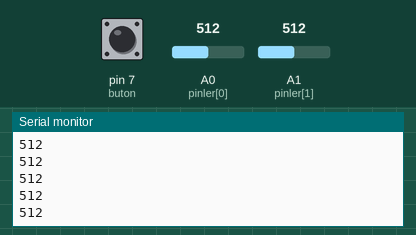
Simulated run of this sketch. Board: Arduino Uno, built with avr-gcc and run on an emulated ATmega328P. On the bench: the last lines printed to the serial monitor. The test bench sets the inputs (shaded band); at power-on: A0 (pinler[0]) = 512, A1 (pinler[1]) = 512, pin 7 (buton) HIGH.

Above: at 1.2 s.
1.3 s: A0 (pinler[0]) set to 716
At 1.32 s:
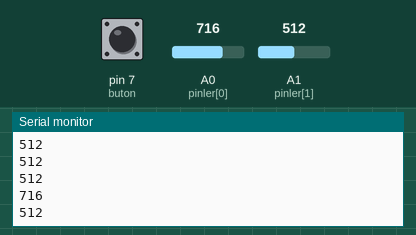
2.8 s: A1 (pinler[1]) set to 306
At 2.84 s:
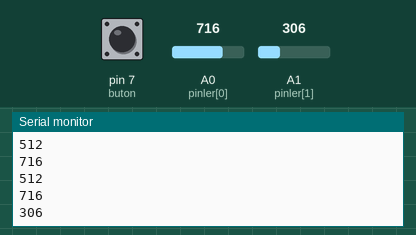
4.3 s: A0 (pinler[0]) set to 900
At 4.35 s:
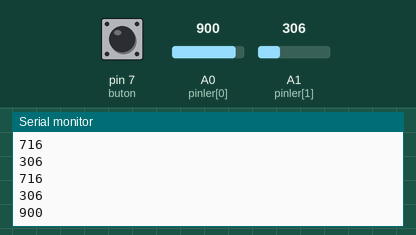
5.8 s: A1 (pinler[1]) set to 122
At 5.87 s:
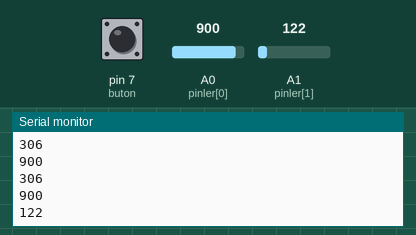
Timing chart, 0 to 8.3 s (numbered marks = the images above; inputs shaded):
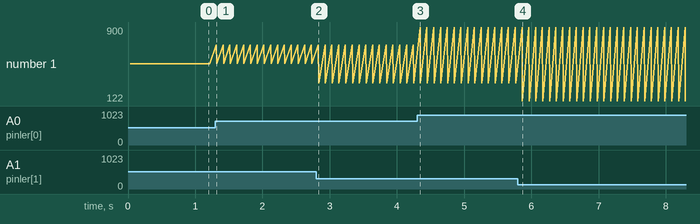

The sketch:

joystick.ino
```cpp
int pinler[]={A0,A1};
int buton=7; // arduino iç direnci kullanılacağı için ayrı yazdım.

struct veriler{

  int gelen_veriler[5];
};
struct veriler veri;
int sayac=0;
int zaman=100;
void setup() {
  Serial.begin(9600);
  Serial.println("Seri haberlesme baslatiliyor....");
  if(!Serial)
  {
    Serial.println("Seri haberlesme baslatilamadi");
  }
  else
  {
    for(int i=0; i<2; i++) pinMode(pinler[i],INPUT);
    pinMode(buton,INPUT_PULLUP);
  }

}

void loop() {

  veri.gelen_veriler[0]=sens_okuma(pinler[0],pinler[1],buton);
  veri.gelen_veriler[1]=sens_okuma(pinler[0],pinler[1],buton);
  veri.gelen_veriler[2]=sens_okuma(pinler[0],pinler[1],buton);

  if(!bool(0))
  {
//    Serial.print("X_EKSEN=");
    Serial.println(veri.gelen_veriler[0]);
//    Serial.print("Y_EKSEN=");
    Serial.println(veri.gelen_veriler[1]);
//    Serial.print("BUTON=");
//    Serial.println(veri.gelen_veriler[2]);
  }
  delay(zaman);
}
int sens_okuma(int pin1,int pin2,int pin3) {

  int x_eksen,y_eksen,buton;
  int dizi_limiti=2;
  if(!bool(0))
  {
    x_eksen=analogRead(pin1);
    y_eksen=analogRead(pin2);
    buton=digitalRead(pin3);
  }
  int gonder[]={x_eksen,y_eksen,buton};
  int giden;
  if(!bool(0))
  {
    giden=gonder[sayac];
    sayac++;
    if(sayac>dizi_limiti) sayac=0;
  }
  return giden;

}
```

Measured:
- after the input at 1.3 s, the serial monitor: prints a new line at once (image 1)
- after the input at 2.8 s, the serial monitor: prints a new line at once (image 2)
- after the input at 4.3 s, the serial monitor: prints a new line after 0.05 s (image 3)
- after the input at 5.8 s, the serial monitor: prints a new line after 0.07 s (image 4)
- plotted number 1: 512 → 306 after the input at 2.8 s, 306 → 122 after the input at 5.8 s
